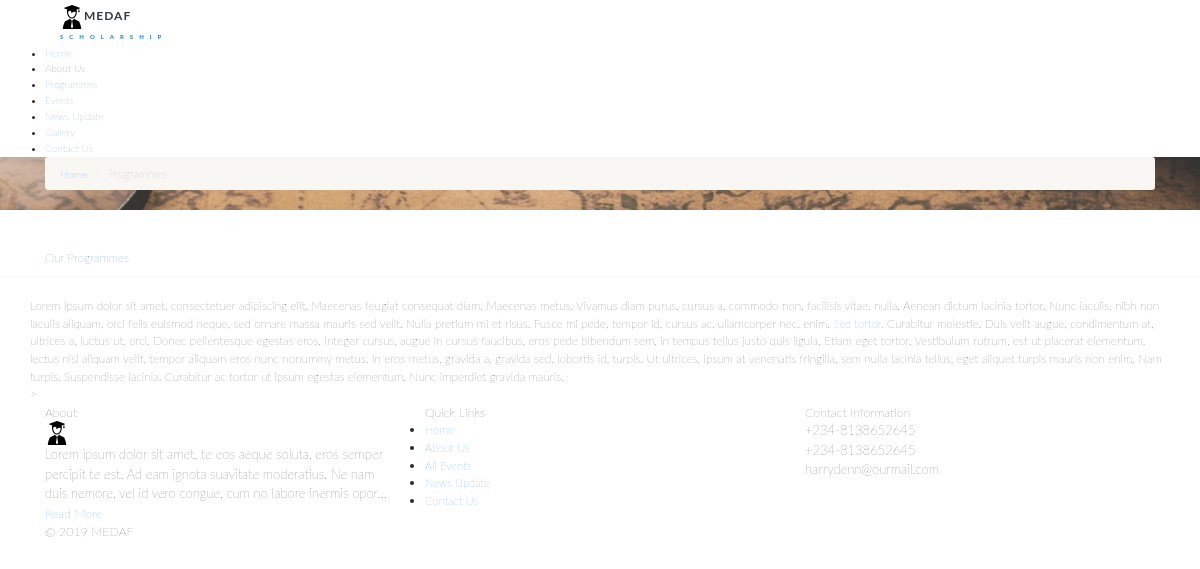
The app's page /blog/programmes.php with its own data.
### tables this page shows
CREATE TABLE IF NOT EXISTS `tbl_resources` (
  `id` int(11) NOT NULL,
  `body` varchar(2000) NOT NULL
);

CREATE TABLE IF NOT EXISTS `welcome` (
  `id` int(11) NOT NULL,
  `body` varchar(2000) NOT NULL
);

CREATE TABLE IF NOT EXISTS `settings` (
  `id` int(11) NOT NULL,
  `site_name` varchar(45) NOT NULL,
  `site_title` varchar(60) NOT NULL,
  `email` varchar(60) NOT NULL,
  `site_desc` varchar(350) NOT NULL,
  `site_keyword` varchar(250) NOT NULL,
  `google_code` varchar(1000) NOT NULL,
  `street` varchar(100) NOT NULL,
  `city` varchar(60) NOT NULL,
  `country` varchar(50) NOT NULL,
  `phone` varchar(15) NOT NULL,
  `facebook` varchar(45) NOT NULL,
  `twitter` varchar(34) NOT NULL,
  `linkedin` varchar(45) NOT NULL,
  `status` varchar(25) NOT NULL
);

### blog/programmes.php (the view)
<?php include "header.php"; ?>
  <div class="nav-backed-header parallax" style="background-image:url(images/slide2.jpg);">
    <div class="container">
      <div class="row">
        <div class="col-md-12">
          <ol class="breadcrumb">
            <li><a href="index.php">Home</a></li>
            <li class="active">Programmes</li>
          </ol>
        </div>
      </div>
    </div>
  </div>
  <div class="page-header">
    <div class="container">
      <div class="row">
        <div class="col-md-12">
          <h1>Our Programmes</h1>
        </div>
      </div>
    </div>
  </div>
   <?php
				$result = $db->prepare("SELECT * FROM tbl_resources");
				$result->execute();
				for($i=0; $row = $result->fetch(); $i++){
               ?>
  <div class="main" role="main">
    <div id="content" class="content full">
      <div class="container">
        <div class="row">
		<?php echo $row['body']; ?> >
          </div>
      </div>
    </div>
  </div>
  <?php } ?>
  <?php include "footer.php"; ?>

### blog/footer.php (shortened to what this page needs)
  <footer class="site-footer">
    <div class="container">
      <div class="row">
        <div class="col-md-4 col-sm-4 widget footer-widget">
          <h4 class="footer-widget-title">About </h4>
          <img src="images/logo.png" alt="Logo">
		  <?php
				$result = $db->prepare("SELECT * FROM welcome");
				$result->execute();
				for($i=0; $row = $result->fetch(); $i++){
				?>
        <?php echo strip_tags(substr($row['body'],0,180)) ;?>...  <a href="about.php">Read More</a>
		  <?php } ?>
		</div>
        <div class="col-md-4 col-sm-4 widget footer-widget">
          <h4 class="footer-widget-title">Quick Links</h4>
          <ul>
            <li><a href="index.php">Home</a></li>
            <li><a href="about.php">About Us</a></li>
            <li><a href="events.php">All Events</a></li>
            <li><a href="news-updates.php">News Update</a></li>
            <li><a href="contact.php">Contact Us</a></li>
          </ul>
        </div>
		 <?php
				$result = $db->prepare("SELECT * FROM settings");
				$result->execute();
				for($i=0; $row = $result->fetch(); $i++){
               ?>
        <div class="col-md-4 col-sm-4 widget footer-widget">
          <h4 class="footer-widget-title">Contact Information</h4>
          <?php echo $row['phone']; ?> </br>
		  <?php echo $row['linkedin']; ?></br>
		 <?php echo $row['email']; ?>
        </div>
      </div>
    </div>
  </footer>
  <footer class="site-footer-bottom">
    <div class="container">
      <div class="row">
        <div class="copyrights-col-left col-md-6 col-sm-6">
          <p>&copy; 2019 MEDAF</p>
        </div>
        <div class="copyrights-col-right col-md-6 col-sm-6">
        </div>
      </div>
    </div>
	<?php } ?>
  </footer>
</div>
</body>
</html>

### blog/colors/color1.css (style rules this page uses)
.text-primary, .btn-primary .badge, .btn-link,a.list-group-item.active > .badge,.nav-pills > .active > a > .badge, p.drop-caps:first-child:first-letter, .accent-color, .events-listing .event-detail h4 a, .featured-sermon h4 a, .page-header h1, .post-more, ul.nav-list-primary > li a:hover, .widget_recent_comments a, .navigation .megamenu-container .megamenu-sub-title, .cause-item .progress-label, .payment-to-cause a, .products-list li .product-price, .products-list li .product-details h3 a:hover { color:#0369A3; }
p.drop-caps.secondary:first-child:first-letter, .accent-bg, .fa.accent-color, .btn-primary, .btn-primary.disabled, .btn-primary[disabled], fieldset[disabled] .btn-primary, .btn-primary.disabled:hover, .btn-primary[disabled]:hover, fieldset[disabled] .btn-primary:hover, .btn-primary.disabled:focus, .btn-primary[disabled]:focus, fieldset[disabled] .btn-primary:focus, .btn-primary.disabled:active, .btn-primary[disabled]:active, fieldset[disabled] .btn-primary:active, .btn-primary.disabled.active, .btn-primary[disabled].active, fieldset[disabled] .btn-primary.active, .dropdown-menu > .active > a, .dropdown-menu > .active > a:hover, .dropdown-menu > .active > a:focus, .nav-pills > li.active > a, .nav-pills > li.active > a:hover, .nav-pills > li.active > a:focus, .pagination > .active > a, .pagination > .active > span, .pagination > .active > a:hover, .pagination > .active > span:hover, .pagination > .active > a:focus, .pagination > .active > span:focus, .label-primary, .progress-bar, a.list-group-item.active, a.list-group-item.active:hover, a.list-group-item.active:focus, .panel-primary > .panel-heading, .carousel-indicators .active, .owl-theme .owl-controls .owl-page.active span, .owl-theme .owl-controls.clickable .owl-page:hover span, hr.sm, .flex-control-nav a:hover, .flex-control-nav a.flex-active, .title-note, .timer-col #days, .featured-block strong, .featured-gallery, .nav-backed-header, .next-prev-nav a, .event-description .panel-heading, .media-box .media-box-wrapper, .staff-item .social-icons a, .accordion-heading .accordion-toggle.active, .accordion-heading:hover .accordion-toggle, .accordion-heading:hover .accordion-toggle.inactive, .nav-tabs li a:hover, .nav-tabs li a:active, .nav-tabs li.active a, .fc-event, .timeline > li > .timeline-badge, .header-style3 .toprow, .featured-star, .featured-event-time, .goingon-events-floater-inner, .products-list .product-image .add-to-cart { background-color: #0369A3; }

### records on screen
tbl_resources: body "Lorem ipsum dolor sit amet, consectetuer adipiscing elit. Maecenas feugiat consequat diam. Maecenas metus. Vivamus diam purus, cursus a, commodo non, facilisis vitae, nulla. Aenean dictum lacinia tortor. Nunc iaculis, nibh non iaculis aliquam, orci felis euismod neque, sed ornare massa mauris sed velit. Nulla pretium mi et risus. Fusce mi pede, tempor id, cursus ac, ullamcorper nec, enim. Sed tortor. Curabitur molestie. Duis velit augue, condimentum at, ultrices a, luctus ut, orci. Donec pellentesque egestas eros. Integer cursus, augue in cursus faucibus, eros pede bibendum sem, in tempus tellus justo quis ligula. Etiam eget tortor. Vestibulum rutrum, est ut placerat elementum, lectus nisl…"
welcome: body "Lorem ipsum dolor sit amet, te eos aeque soluta, eros semper percipit te est. Ad eam ignota suavitate moderatius. Ne nam duis nemore, vel id vero congue, cum no labore inermis opor"
settings: phone "+234-8138652645", linkedin "+234-8138652645", email "harrydenn@ourmail.com"
